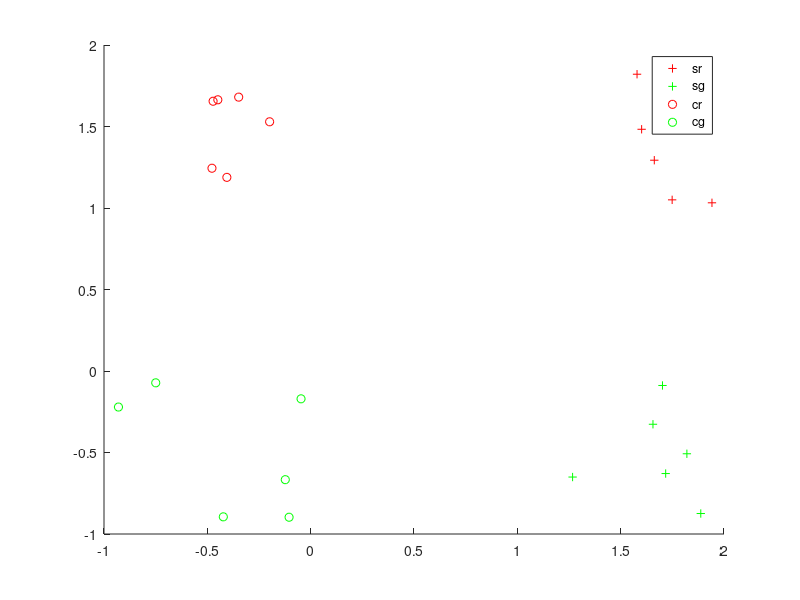

The MATLAB source for this figure: (Note: this script raises an error after producing the figure.)
% This script is a demo showing some simple decoding on toy data.
% The toy data are simple matlab matrices and no "real" fMRI or EEG data.

% run this many times
% for n_rep = 1:50

fpath = fileparts(fileparts(mfilename('fullpath')));
addpath(fpath) %#ok<MCAP>

%% output dir
% cfg.results.dir = 'toyexample' % set cfg.results.write = 1 if wanted
cfg.results.write = 0;
cfg.decoding.method = 'classification';

%% Generate the toy data
% define number of "runs" and center means
nruns = 6; % lets simulate we have n runs

set_red_square.mean = [1 1];
set_red_circle.mean = [-1 1];
set_green_square.mean = [1 -1];
set_green_circle.mean = [-1 -1];


% generate the data

% uniform
data_r_s = rand(nruns, length(set_red_square.mean)) + repmat(set_red_square.mean, nruns, 1);
data_r_c = rand(nruns, length(set_red_circle.mean)) + repmat(set_red_circle.mean, nruns, 1);
data_g_s = rand(nruns, length(set_green_square.mean)) + repmat(set_green_square.mean, nruns, 1);
data_g_c = rand(nruns, length(set_green_circle.mean)) + repmat(set_green_circle.mean, nruns, 1);


% put all together in a data matrix
data = [data_r_s; data_r_c; data_g_s; data_g_c];

%% add data description
% save the labels

% first analysis: squares vs circles
s_c_labels = [ 1 * ones(size(data_r_s, 1), 1);
    -1 * ones(size(data_r_c, 1), 1);
    1 * ones(size(data_r_s, 1), 1);
    -1 * ones(size(data_r_c, 1), 1)];

% second analyis: red vs green
r_g_labels = [ 1 * ones(size(data_r_s, 1), 1);
    1 * ones(size(data_r_c, 1), 1);
    -1 * ones(size(data_r_s, 1), 1);
    -1 * ones(size(data_r_c, 1), 1)];


% save the run
cfg.files.step = [1:size(data_r_s, 1), 1:size(data_r_c, 1), 1:size(data_g_s, 1), 1:size(data_g_c, 1)]';

% save a description
for ifile = 1:size(data, 1)
    if s_c_labels(ifile) == 1
        form = 'square';
    else
        form = 'cirlce';
    end

    if r_g_labels(ifile) == 1
        color = 'red';
    else
        color = 'gre';
    end

    cfg.files.name(ifile) = {sprintf('%s_%s_run%i', form, color, cfg.files.step(ifile))};
end
% add an empty mask file
cfg.files.mask = '';

%% plot the data (if 2d)

if size(data, 2) == 2
    fhandle = figure('name', 'data');

    hold all

    % plot s r
    filter = (s_c_labels == 1) & (r_g_labels == 1);
    plot(data(filter, 1), data(filter, 2), '+r');

    % plot s g
    filter = (s_c_labels == 1) & (r_g_labels == -1);
    plot(data(filter, 1), data(filter, 2), '+g');

    % plot c r
    filter = (s_c_labels == -1) & (r_g_labels == 1);
    plot(data(filter, 1), data(filter, 2), 'or');

    % plot c g
    filter = (s_c_labels == -1) & (r_g_labels == -1);
    plot(data(filter, 1), data(filter, 2), 'og');
end

legend({'sr', 'sg', 'cr', 'cg'})

%% create the design matrix

% set labels square vs circle
cfg.files.label = s_c_labels;

% train: red squares vs red circles
% test: red squares vs red circles
cfg.files.xclass = r_g_labels == 1;
design1_1 = make_design_xclass(cfg);
% the same with inverse train & test set
cfg.files.xclass = ~cfg.files.xclass;
design1_2 = make_design_xclass(cfg);


% % train: red squares vs green circles
% % test: green squares vs red circles
% cfg.files.xclass = xor(r_g_labels == 1, s_c_labels == 1);
% design1_3 = make_design_xclass(cfg);
% % same with inverse labels
% cfg.files.xclass = ~cfg.files.xclass;
% design1_4 = make_design_xclass(cfg);


% put all in 1 design
cfg.design.train = [design1_1.train design1_2.train]; % design1_3.train design1_4.train];
cfg.design.test = [design1_1.test design1_2.test]; % design1_3.test design1_4.test];
cfg.design.label = [design1_1.label design1_2.label]; % design1_3.label design1_4.label];
cfg.design.set = ones(1, size(cfg.design.train, 2));

display_design(cfg);

%% Prepare data for passing
passed_data.data = data;
passed_data.mask_index = 1:size(data, 2); % use all voxels
passed_data.files = cfg.files;
passed_data.hdr = ''; % we don't need a header, because we don't write img-files as output (but mat-files)
passed_data.dim = [length(set_green_circle.mean), 1, 1]; % add dimension information of the original data

%% Add defaults for the remaining parameters that we did not specify
cfg = decoding_defaults(cfg);

% Set the analysis that should be performed (here we only want to do 1
% decoding)
cfg.analysis = 'wholebrain';
% cfg.analysis = 'searchlight';
cfg.results.output = {'accuracy', 'binomial_probability', 'model_parameters'};
% Set the output directory where data will be saved
% cfg.results.dir = ''; fullfile(pwd, 'toyresults');

cfg.verbose = 2; % you want all information to be printed on screen

%% Play around with the decoding parameters

% Parameters for libsvm (from their webpage):
% -s svm_type : set type of SVM (default 0)
% 	0 -- C-SVC
% 	1 -- nu-SVC
% 	2 -- one-class SVM
% 	3 -- epsilon-SVR
% 	4 -- nu-SVR
% -t kernel_type : set type of kernel function (default 2)
% 	0 -- linear: u'*v
% 	1 -- polynomial: (gamma*u'*v + coef0)^degree
% 	2 -- radial basis function: exp(-gamma*|u-v|^2)
% 	3 -- sigmoid: tanh(gamma*u'*v + coef0)
% -d degree : set degree in kernel function (default 3)
% -g gamma : set gamma in kernel function (default 1/num_features)
% -r coef0 : set coef0 in kernel function (default 0)
% -c cost : set the parameter C of C-SVC, epsilon-SVR, and nu-SVR (default 1)
% -n nu : set the parameter nu of nu-SVC, one-class SVM, and nu-SVR (default 0.5)
% -p epsilon : set the epsilon in loss function of epsilon-SVR (default 0.1)
% -m cachesize : set cache memory size in MB (default 100)
% -e epsilon : set tolerance of termination criterion (default 0.001)
% -h shrinking: whether to use the shrinking heuristics, 0 or 1 (default 1)
% -b probability_estimates: whether to train a SVC or SVR model for probability estimates, 0 or 1 (default 0)
% -wi weight: set the parameter C of class i to weight*C, for C-SVC (default 1)
%
% The k in the -g option means the number of attributes in the input data.

% default: cost = 1
cfg.decoding.train.classification.model_parameters = '-s 0 -t 0 -c 1 -b 0 -q';

% very high costs: points lie on the boundary
% cfg.decoding.train.classification.model_parameters = '-s 0 -t 0 -c 1000 -b 0 -q';

% very low costs: points lie far away from the boundary
% cfg.decoding.train.classification.model_parameters = '-s 0 -t 0 -c 0.01 -b 0 -q';



%% Run decoding
[results, cfg] = decoding(cfg, passed_data)

%% end rep
% acc(n_rep) =  results.accuracy % collect the results
% end % end for n_rep

%% predict some values to create a meshgrid
figure
if size(data, 2) == 2

    hold on

    for i_model = 1:length(results.model_parameters.output(1).model)
        model = results.model_parameters.output(1).model(i_model);

        [X, Y] = meshgrid(-2:.1:2);
        Z = X;
        [predicted, acc, decision_values] = svmpredict(zeros(size(X(:))),[X(:), Y(:)],model,cfg.decoding.test.classification.model_parameters);
        Z(:) = decision_values;
        hold on
        contour(X,Y,Z, -1:1);
    end
    hold off
end
